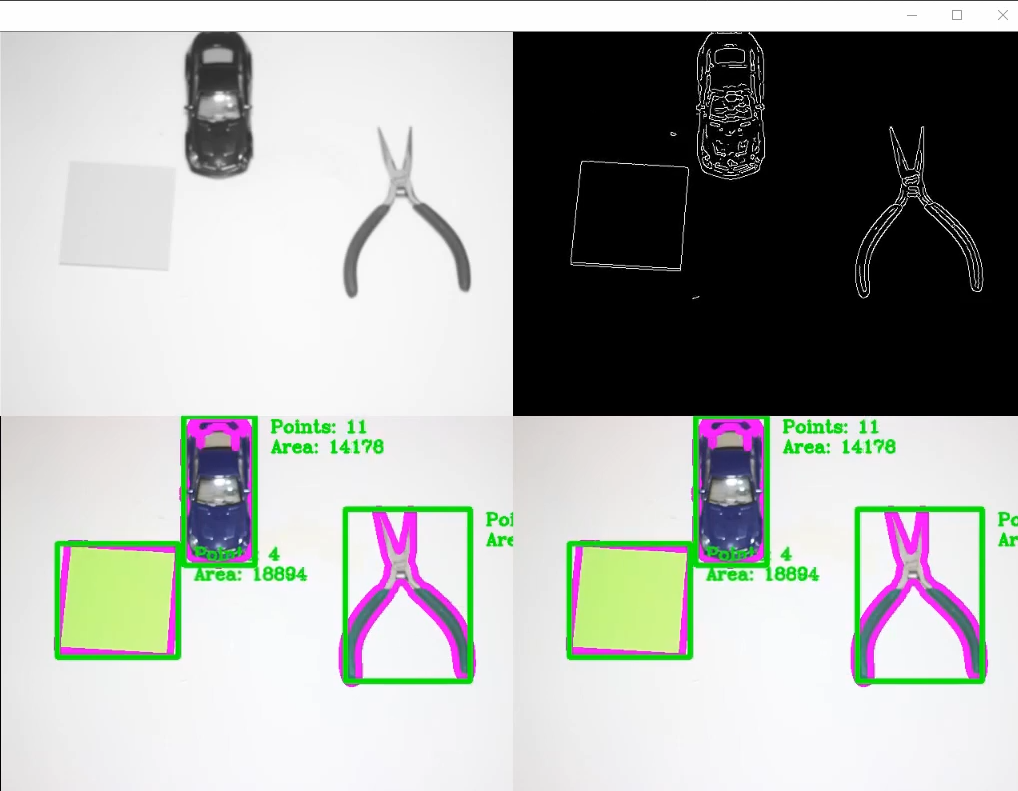
#> input picture img.png, 1018 x 791 px, given in place of the camera
$ python Obj_det.py
#> lines starting #> are read from the running program, lines starting #| are printed output that depends on the picture; after the words box and inside, x2 and y2 are one past the last pixel; in counts of white or black regions, pixels touching at a corner belong together
import cv2
import numpy as np
from numpy.ma.testutils import approx

frameHight = 540
frameWidth = 380

cap = cv2.VideoCapture(0)
cap.set(3,frameHight)
cap.set(4,frameWidth)

def empty(a):
    pass

cv2.namedWindow("Parameters")
cv2.resizeWindow("Parameters",640,280)
cv2.createTrackbar("Thresold1","Parameters",4,255,empty)
cv2.createTrackbar("Thresold2","Parameters",30,255,empty)
cv2.createTrackbar("Area","Parameters",5000,30000,empty)


def stackImages(scale,imgArray):
    rows = len(imgArray)
    cols = len(imgArray[0])
    rowsAvailable = isinstance(imgArray[0], list)
    width = imgArray[0][0].shape[1]
    height = imgArray[0][0].shape[0]
    if rowsAvailable:
        for x in range ( 0, rows):
            for y in range(0, cols):
                if imgArray[x][y].shape[:2] == imgArray[0][0].shape [:2]:
                    imgArray[x][y] = cv2.resize(imgArray[x][y], (0, 0), None, scale, scale)
                else:
                    imgArray[x][y] = cv2.resize(imgArray[x][y], (imgArray[0][0].shape[1], imgArray[0][0].shape[0]), None, scale, scale)
                if len(imgArray[x][y].shape) == 2: imgArray[x][y]= cv2.cvtColor( imgArray[x][y], cv2.COLOR_GRAY2BGR)
        imageBlank = np.zeros((height, width, 3), np.uint8)
        hor = [imageBlank]*rows
        hor_con = [imageBlank]*rows
        for x in range(0, rows):
            hor[x] = np.hstack(imgArray[x])
        ver = np.vstack(hor)
    else:
        for x in range(0, rows):
            if imgArray[x].shape[:2] == imgArray[0].shape[:2]:
                imgArray[x] = cv2.resize(imgArray[x], (0, 0), None, scale, scale)
            else:
                imgArray[x] = cv2.resize(imgArray[x], (imgArray[0].shape[1], imgArray[0].shape[0]), None,scale, scale)
            if len(imgArray[x].shape) == 2: imgArray[x] = cv2.cvtColor(imgArray[x], cv2.COLOR_GRAY2BGR)
        hor= np.hstack(imgArray)
        ver = hor
    return ver

def getContuors(img,imgContuors):
    contours , hierachy = cv2.findContours(img,cv2.RETR_EXTERNAL,cv2.CHAIN_APPROX_NONE)
    for cnt in contours:
        area = cv2.contourArea(cnt)
        areaa = cv2.getTrackbarPos("Area", "Parameters")
        if area > areaa:
            cv2.drawContours(imgContuors, contours, -1, (255, 0, 255), 7)
            peri = cv2.arcLength(cnt,True)
            approx = cv2.approxPolyDP(cnt,0.02*peri,True)
            print(len(approx))
            x,y,w,h = cv2.boundingRect(approx)
            cv2.rectangle(imgContuors,(x,y),(x+w,y+h),(0,255,0),3)

            cv2.putText(imgContuors, "Points: " + str(len(approx)), (x + w + 20, y + 20), cv2.FONT_HERSHEY_COMPLEX, .7,
                        (0, 255, 0), 2)
            cv2.putText(imgContuors, "Area: " + str(int(area)), (x + w + 20, y + 45), cv2.FONT_HERSHEY_COMPLEX, 0.7,
                        (0, 255, 0), 2)


while True:
    success , img = cap.read()
#> img is the input picture: shape (791, 1018, 3); mean B, G, R 169.2, 172.8, 170
    imgContours = img.copy()

    imgBlur = cv2.GaussianBlur(img,(7,7),1)
    imgGray = cv2.cvtColor(imgBlur,cv2.COLOR_BGR2GRAY)
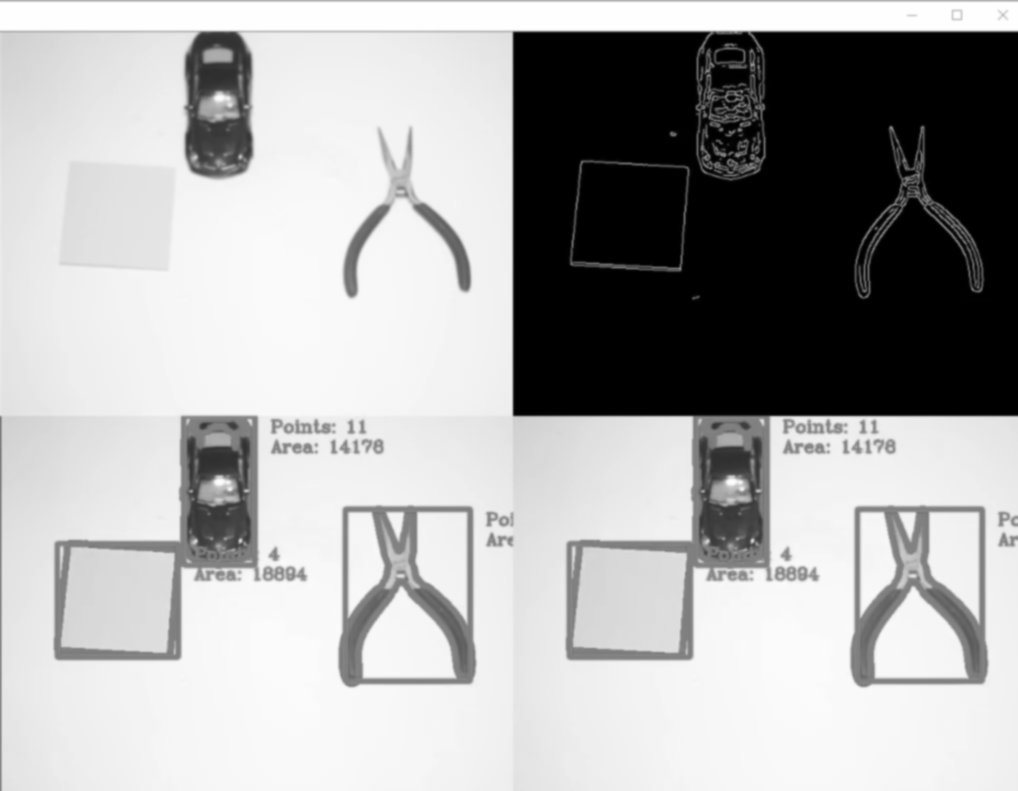
#> imgGray: shape (791, 1018); min 0, max 254, mean 171.6

    thresold1 = cv2.getTrackbarPos("Thresold1","Parameters")
    thresold2 = cv2.getTrackbarPos("Thresold2","Parameters")

    imgCanny = cv2.Canny(imgGray,thresold1,thresold2)
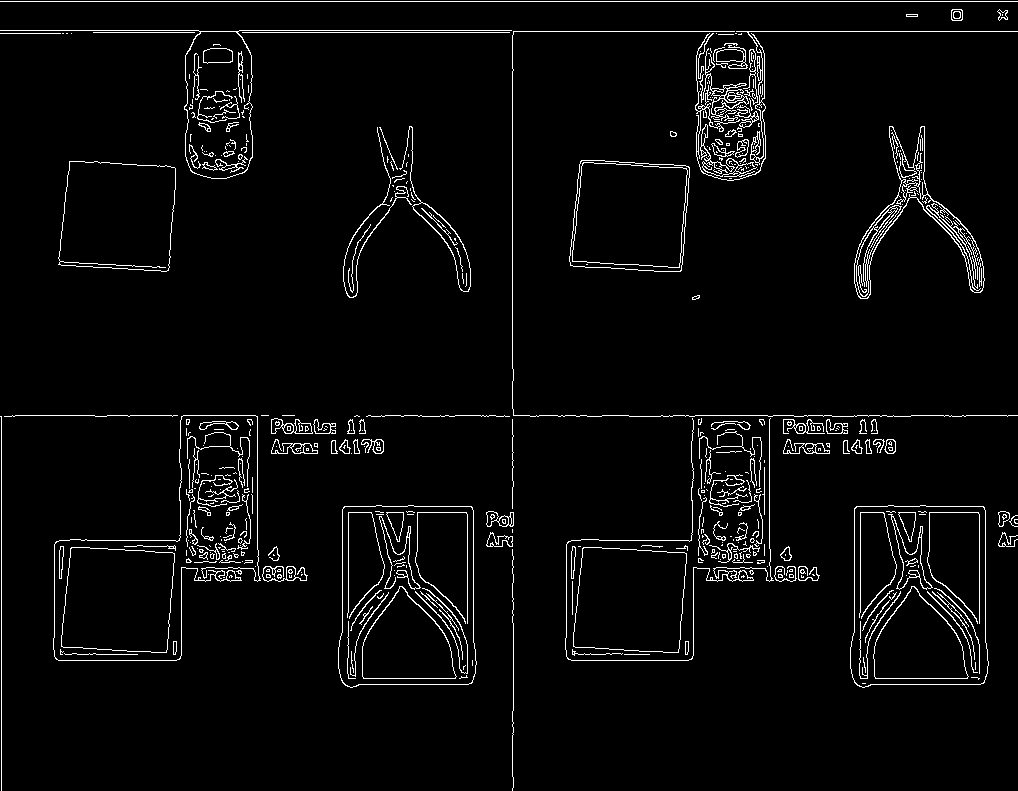
#> imgCanny: shape (791, 1018); 3.6% white in thin lines or dots
    kernal = np.ones((5,5))
    imgDil = cv2.dilate(imgCanny,kernal,iterations=1)
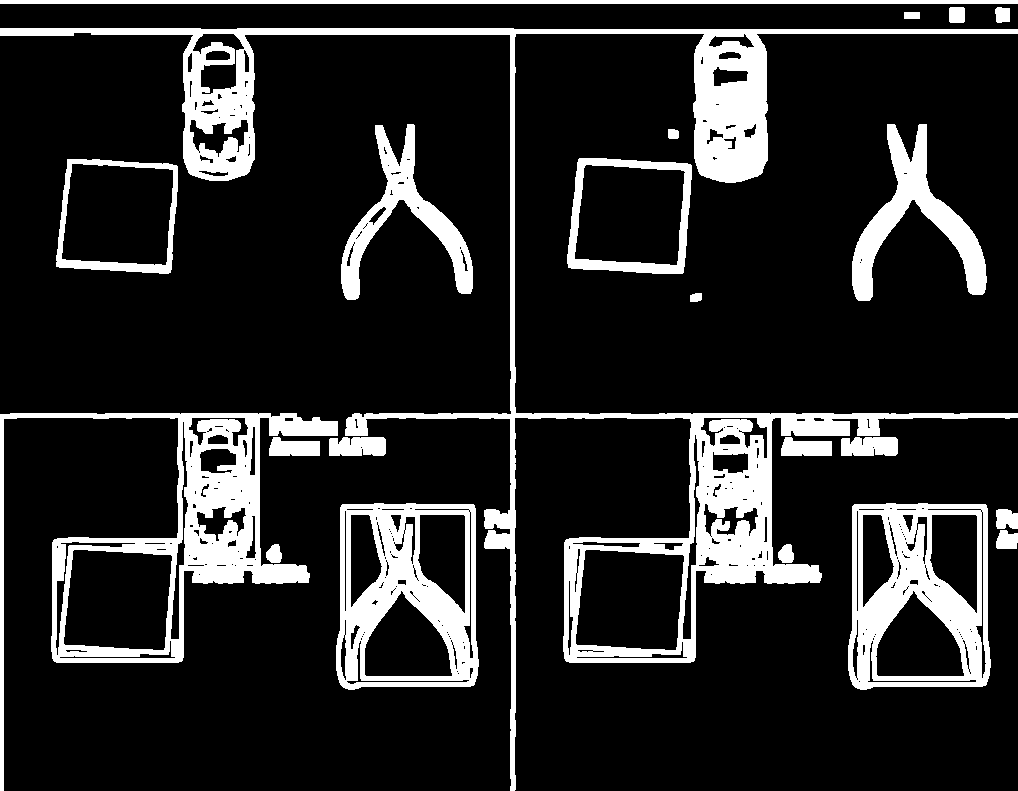
#> imgDil: shape (791, 1018); 15.7% white; 22 white regions


    getContuors(imgDil,imgContours)
#> in getContuors, `contours , hierachy = cv2.findContours(img,cv2.RETR_EXTERNAL,cv2.CHAIN..`: contours = 22 contours; largest, box (x1, y1, x2, y2) and area: (0, 28, 1018, 791) 63752, (0, 413, 338, 791) 33498, (848, 503, 991, 690) 24848, (336, 503, 479, 690) 24848, (567, 158, 692, 274) 12782
#> in getContuors, `area = cv2.contourArea(cnt)`: area = 209.5
    imgStack = stackImages(0.8, ([img, imgBlur, imgCanny],
                                 [imgDil,imgContours,imgContours]))
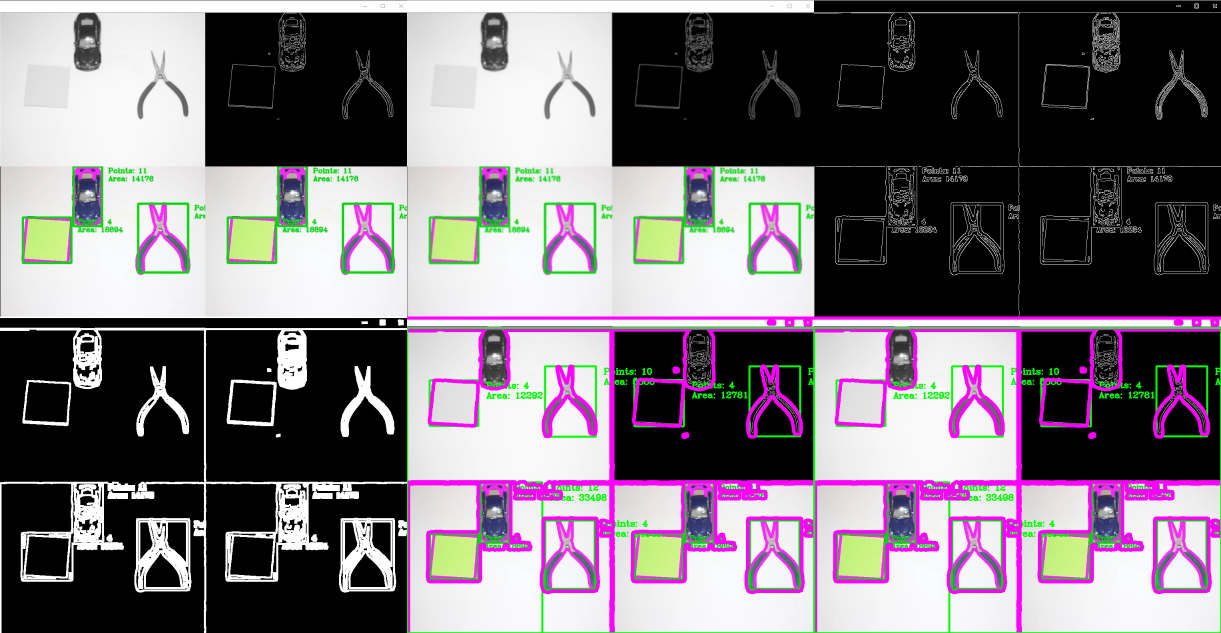
#> imgStack: shape (1266, 2442, 3) (shown at 1/2 size); mean B, G, R 123, 116.2, 123.5

    cv2.imshow("WebFeed",imgStack)
    if cv2.waitKey(1) & 0xFF == ord("q"):
#> (key q is pressed here)
        break
